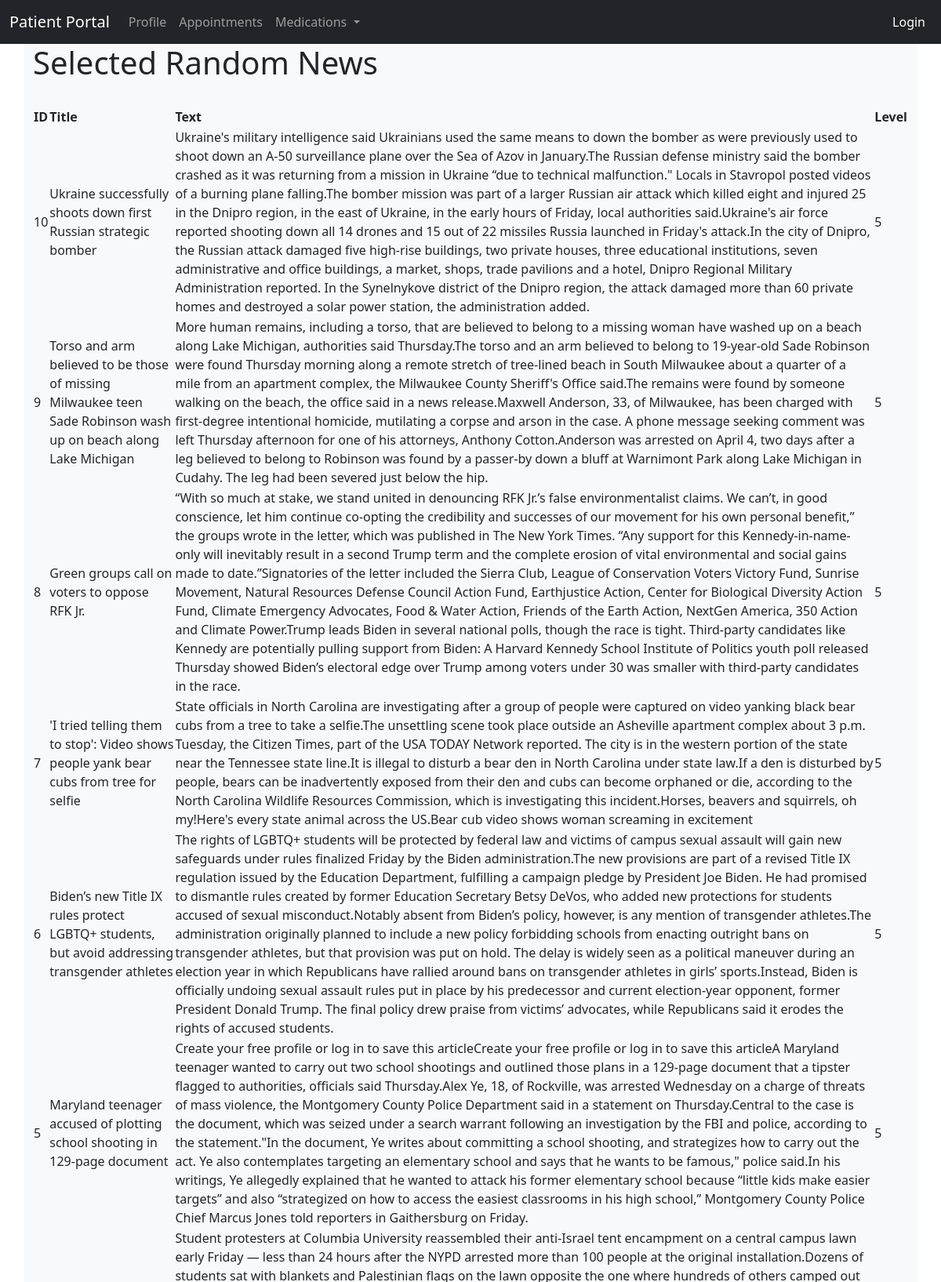
The app's page /showNews (upper part) with its own data.
### application/models.py (models this page shows)
class News(db.Model):
    id = db.Column(db.Integer, primary_key=True)
    title = db.Column(db.String(80), nullable=False)
    body = db.Column(db.Text, nullable=False)
    pub_date = db.Column(db.DateTime, nullable=False,
                         default=datetime.utcnow)
    length = db.Column(db.Integer, nullable=False)
    hashtags = db.Column(db.Integer, nullable=False)
    level = db.Column(db.Integer, default=5, nullable=False)

### application/addnews/views.py (the view)
@news_bp.route('/showNews', methods=['GET', 'POST'])
def showNews():
    news_select = News.query.order_by(News.pub_date.desc()).limit(10).all()
    return render_template('news.html', news_select=news_select)

### application/templates/news.html (shortened to what this page needs)
{% extends "base.html" %}
{% block content %}
<div class="container bg-light">
    <h1>Selected Random News</h1>
    <br>
    <table>
      <thead>
        <tr>
          <th>ID</th>
          <th>Title</th>
          <th>Text</th>
          <th>Level</th>
        </tr>
      </thead>
      <tbody>
        {% for news in news_select %}
        <tr>
          <td>{{ news.id }}</td>
          <td>{{ news.title }}</td>
          <td>{{ news.body }}</td>
          <td>{{ news.level }}</td>
        </tr>
        {% endfor %}
      </tbody>
    </table>
    <br />
</div>
{% endblock %}

### application/templates/base.html (shortened to what this page needs)
<!DOCTYPE html>
<html lang="en" dir="ltr">
  <head>
    <link href="https://cdn.jsdelivr.net/npm/bootstrap@5.0.0-beta1/dist/css/bootstrap.min.css" rel="stylesheet">
    <link rel="stylesheet" href="{{ url_for('static',filename='style.css') }}">
  </head>
  <body>
    <nav class="navbar navbar-expand-lg navbar-dark bg-dark">
      <div class="container-fluid">
        <a class="navbar-brand" href="{{ url_for('core_bp.welcome') }}">Patient Portal</a>
        <div class="collapse multi-collapse navbar-collapse w-100 order-1 order-md-0" id="navbarNav">
          <ul class="navbar-nav mr-auto">
            <li class="nav-item">
              <a class="nav-link" href="{{ url_for('profile_bp.profile') }}">Profile</a>
            </li>
            <li class="nav-item">
              <a class="nav-link" href="{{ url_for('appointments_bp.list') }}">Appointments</a>
            </li>
            <li class="nav-item dropdown">
              <a class="nav-link dropdown-toggle" href="#" id="navbarDropdown" role="button" data-bs-toggle="dropdown" aria-expanded="false">
                Medications
              </a>
            </li>
          </ul>
        </div>
        <div class="collapse multi-collapse navbar-collapse w-100 order-3" id="navbarLogin">
          <ul class="navbar-nav ms-auto">
            {% if current_user.is_authenticated %}
            <li class="nav-item">
              <a class="nav-link active" href="{{ url_for('oauth_bp.reset') }}">Logout</a>
            </li>
            {% else %}
            <li class="nav-item">
              <a class="nav-link active" href="{{ url_for('oauth_bp.index', connection_type='source') }}">Login</a>
            </li>
            {% endif %}
          </ul>
        </div>
      </div>
    </nav>
    {% block content %}
    {% endblock %}
  </body>
</html>

### records on screen
News: id "10", title "Ukraine successfully shoots down first Russian strategic bomber", body "Ukraine's military intelligence said Ukrainians used the same means to down the bomber as were previously used to shoot down an A-50 surveillance plane over the Sea of Azov in January.The Russian defense ministry said the bomber crashed as it was returning from a mission in Ukraine “due to technical malfunction.\" Locals in Stavropol posted videos of a burning plane falling.The bomber mission was part of a larger Russian air attack which killed eight and injured 25 in the Dnipro region, in the east of Ukraine, in the early hours of Friday, local authorities said.Ukraine's air force reported shooting down all 14 drones and 15 out of 22 missiles Russia launched in Friday's attack.In the city…", level "5"
News: id "9", title "Torso and arm believed to be those of missing Milwaukee teen Sade Robinson wash up on beach along Lake Michigan", body "More human remains, including a torso, that are believed to belong to a missing woman have washed up on a beach along Lake Michigan, authorities said Thursday.The torso and an arm believed to belong to 19-year-old Sade Robinson were found Thursday morning along a remote stretch of tree-lined beach in South Milwaukee about a quarter of a mile from an apartment complex, the Milwaukee County Sheriff's Office said.The remains were found by someone walking on the beach, the office said in a news release.Maxwell Anderson, 33, of Milwaukee, has been charged with first-degree intentional homicide, mutilating a corpse and arson in the case. A phone message seeking comment was left Thursday afternoon…", level "5"
News: id "8", title "Green groups call on voters to oppose RFK Jr.", body "“With so much at stake, we stand united in denouncing RFK Jr.’s false environmentalist claims. We can’t, in good conscience, let him continue co-opting the credibility and successes of our movement for his own personal benefit,” the groups wrote in the letter, which was published in The New York Times. “Any support for this Kennedy-in-name-only will inevitably result in a second Trump term and the complete erosion of vital environmental and social gains made to date.”Signatories of the letter included the Sierra Club, League of Conservation Voters Victory Fund, Sunrise Movement, Natural Resources Defense Council Action Fund, Earthjustice Action, Center for Biological Diversity Action Fund,…", level "5"
News: id "7", title "'I tried telling them to stop': Video shows people yank bear cubs from tree for selfie", body "State officials in North Carolina are investigating after a group of people were captured on video yanking black bear cubs from a tree to take a selfie.The unsettling scene took place outside an Asheville apartment complex about 3 p.m. Tuesday, the Citizen Times, part of the USA TODAY Network reported. The city is in the western portion of the state near the Tennessee state line.It is illegal to disturb a bear den in North Carolina under state law.If a den is disturbed by people, bears can be inadvertently exposed from their den and cubs can become orphaned or die, according to the North Carolina Wildlife Resources Commission, which is investigating this incident.Horses, beavers and…", level "5"
News: id "6", title "Biden’s new Title IX rules protect LGBTQ+ students, but avoid addressing transgender athletes", body "The rights of LGBTQ+ students will be protected by federal law and victims of campus sexual assault will gain new safeguards under rules finalized Friday by the Biden administration.The new provisions are part of a revised Title IX regulation issued by the Education Department, fulfilling a campaign pledge by President Joe Biden. He had promised to dismantle rules created by former Education Secretary Betsy DeVos, who added new protections for students accused of sexual misconduct.Notably absent from Biden’s policy, however, is any mention of transgender athletes.The administration originally planned to include a new policy forbidding schools from enacting outright bans on transgender…", level "5"
News: id "5", title "Maryland teenager accused of plotting school shooting in 129-page document", body "Create your free profile or log in to save this articleCreate your free profile or log in to save this articleA Maryland teenager wanted to carry out two school shootings and outlined those plans in a 129-page document that a tipster flagged to authorities, officials said Thursday.Alex Ye, 18, of Rockville, was arrested Wednesday on a charge of threats of mass violence, the Montgomery County Police Department said in a statement on Thursday.Central to the case is the document, which was seized under a search warrant following an investigation by the FBI and police, according to the statement.\"In the document, Ye writes about committing a school shooting, and strategizes how to carry out the…", level "5"
